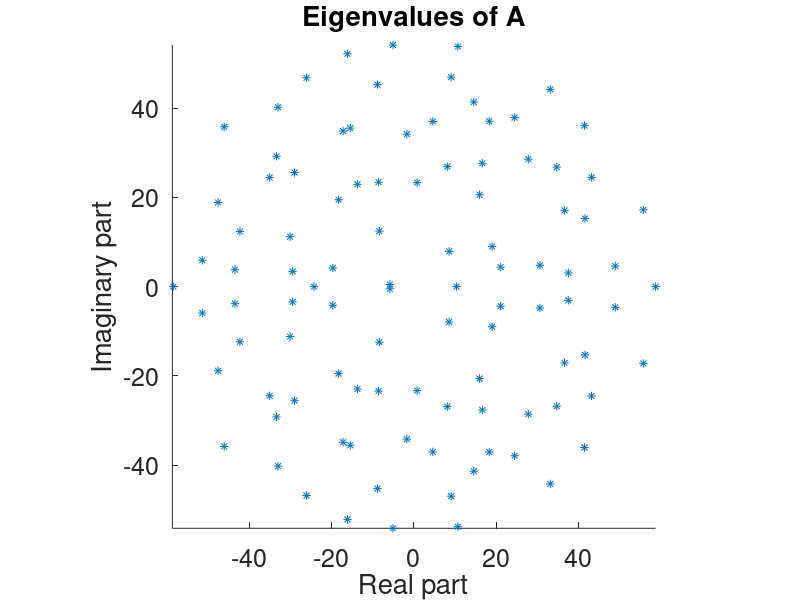
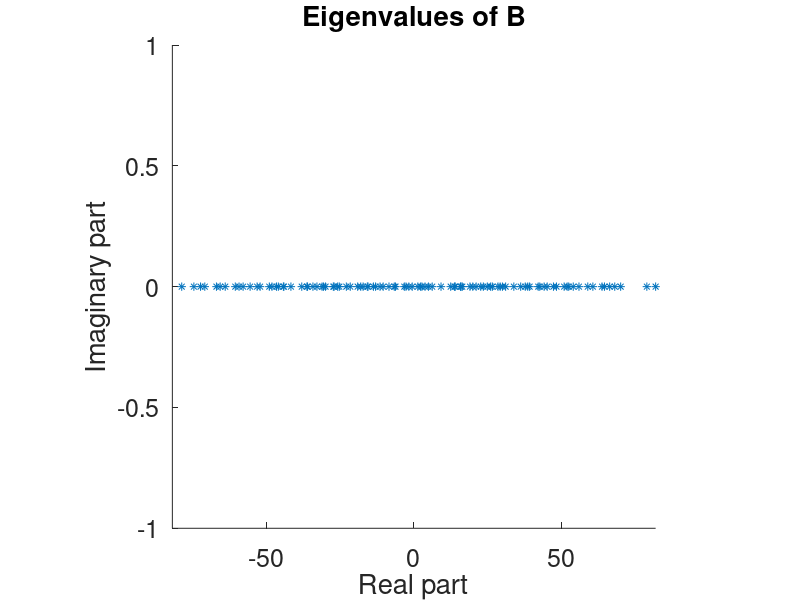

Reproduce these figures in MATLAB, in order.
% Firstly generate a random 100x100 matrix A of numbers randomly chosen between -10 and 10.
% Note that rand() generates random numbers between 0 and 1, so we've modified the definition of A
% by first subtracting 0.5 from each entry to get randomly generated entries between -0.5 and 0.5,
% then multiplying by 20 so that the numbers lie between -10 and 10.

A = (rand(100)-0.5)*20;
% Now calculate the symmetric part of the matrix A. Call this matrix B
B = 0.5*(A+A')
% Now calculate the eigenvalues and eigenvectors of A using eig(). Store them in the matrices V1 and D1
[V1,D1] = eig(A);
% Now calculate the eigenvalues and eigenvectors of B using eig(). Store them in the matrices V2 and D2
[V2,D2] = eig(B);
% We will now create a scatter plot of the eigenvalues of A and B from the script you have just completed.
% If you have filled it in correctly, then you should see that the eigenvalues of A are scattered across the complex plane,
% while the eigenvalues of B are all on the real line.
figure(1)
hold on
d1 = diag(D1);
plot(real(d1),imag(d1),'*')
xlabel('Real part')
ylabel('Imaginary part')
xlim([-max(abs(real(d1))), max(abs(real(d1)))])
ylim([-max(abs(imag(d1))), max(abs(imag(d1)))])
title('Eigenvalues of A')
set(gca,'FontSize', 18);
axis square
%
figure(2)
hold on
d2 = diag(D2);
plot(real(d2),imag(d2),'*')
xlabel('Real part')
ylabel('Imaginary part')
xlim([-max(abs(real(d2))), max(abs(real(d2)))])
ylim([-1, 1])
title('Eigenvalues of B')
set(gca,'FontSize', 18);
axis square